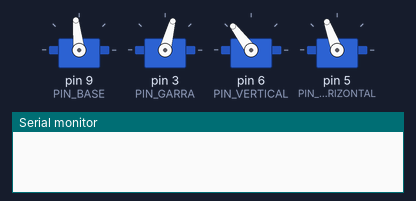
Recording of a program running on a simulated Arduino Uno, built with avr-gcc and run on an emulated ATmega328P. Parts: 4 × servo, the last lines printed to the serial monitor.

Above: at 0.1 s.
At 3.67 s:
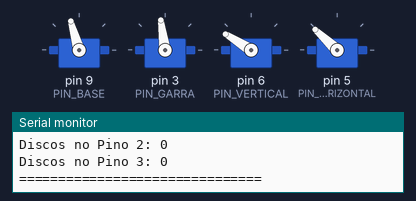
At 7.8 s:
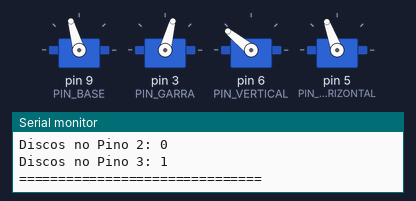
At 18.34 s:
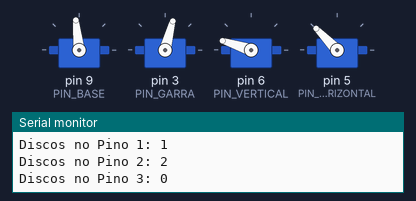
At 29.5 s:
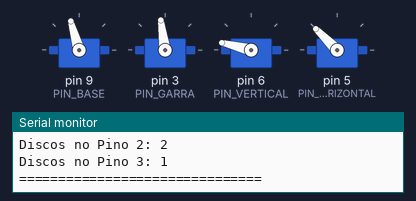
At 35.9 s:
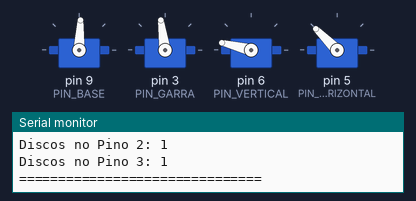
Timing chart, 0 to 40.0 s (numbered marks = the images above):
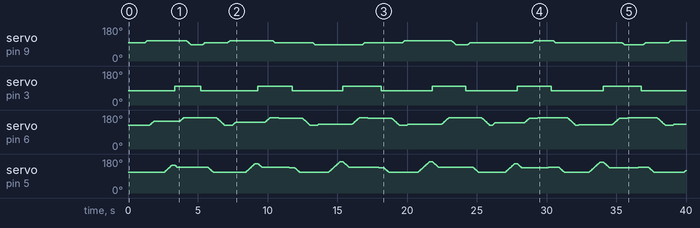

The program:

main.cpp
```cpp
#include <Arduino.h>
#include "braco_robotico.h"
#include "ferramentas.h"
#include "hanoi.h"
#include "defines.h"


void setup() {

  BracoRobotico braco_goat(PIN_BASE, PIN_GARRA, PIN_VERTICAL, PIN_HORIZONTAL);
  TorreHanoi torre(1, braco_goat);
  bool operacao;

  Serial.begin(9600);

  braco_goat.posicao_padrao();

  delay(1000);

  operacao = braco_goat.posicao_padrao();
  verificarOperacao("Posicao Padrao", operacao);

  torre.exibirStatus();
  operacao = resolverHanoi(3, 1, 3, 2, torre);

  verificarOperacao("Resolver Hanoi", operacao);
}

void loop() {}
```

braco_robotico.h
```cpp
#ifndef BRACOROBOTICO_H
#define BRACOROBOTICO_H

#include <Servo.h>
#include "ferramentas.h"

class BracoRobotico {
  protected:
    int POS_base,
        POS_garra,
        POS_vertical,
        POS_horizontal;

    Servo servo_base,
          servo_garra,
          servo_vertical,
          servo_horizontal;

    FerramentasMovimentacao movimentar;
    FerramentasExibicao exibir;

  public:
    BracoRobotico(int PIN_base, int PIN_garra, int PIN_vertical, int PIN_horizontal);

    bool inicializar();
    bool posicao_padrao();

    bool moverBase(int angulo);
    bool moverGarra(int angulo);
    bool moverHasteHorizontal(int angulo);
    bool moverHasteVertical(int angulo);

    void exibirStatus();

    ~BracoRobotico();
};

#endif
```

defines.h
```cpp
#define PIN_GARRA 3
#define PIN_HORIZONTAL 5
#define PIN_VERTICAL 6
#define PIN_BASE 9

// ===================================

#define PINO_ESQUERDO 106
#define PINO_CENTRAL 96
#define PINO_DIREITO 87

#define NIVEL_4_VERTICAL_CENTRAL 162
#define NIVEL_3_VERTICAL_CENTRAL 145
#define NIVEL_2_VERTICAL_CENTRAL 139
#define NIVEL_1_VERTICAL_CENTRAL 129

#define NIVEL_4_HORIZONTAL_CENTRAL 135
#define NIVEL_3_HORIZONTAL_CENTRAL 146
#define NIVEL_2_HORIZONTAL_CENTRAL 154
#define NIVEL_1_HORIZONTAL_CENTRAL 164

#define NIVEL_4_VERTICAL 166//165
#define NIVEL_3_VERTICAL 148
#define NIVEL_2_VERTICAL 141
#define NIVEL_1_VERTICAL 130

#define NIVEL_4_HORIZONTAL 137//138
#define NIVEL_3_HORIZONTAL 147
#define NIVEL_2_HORIZONTAL 155
#define NIVEL_1_HORIZONTAL 165

// ===================================

#define ANGULO_INICIALIZACAO_BASE 0
#define ANGULO_INICIALIZACAO_GARRA 90
#define ANGULO_INICIALIZACAO_HORIZONTAL 120
#define ANGULO_INICIALIZACAO_VERTICAL 90

#define POS_CALIBRACAO_BASE 180
#define POS_CALIBRACAO_GARRA 20
#define POS_CALIBRACAO_HORIZONTAL 160
#define POS_CALIBRACAO_VERTICAL 180


#define POS_PADRAO_BASE 96
#define POS_PADRAO_GARRA 60
#define POS_PADRAO_HORIZONTAL 110
#define POS_PADRAO_VERTICAL 127

#define GARRA_FECHADA 98//97
#define GARRA_ABERTA 75//60 //57
```

ferramentas.h
```cpp
#ifndef FERRAMENTAS_H
#define FERRAMENTAS_H

#include <Arduino.h>
#include "defines.h"
#include "servo.h"

class BracoRobotico;
// class Servo;

void verificarOperacao(const char *nome_operacao, bool sucesso);

class FerramentasExibicao {
    public:
        FerramentasExibicao() {};
        void exibirStatus(const BracoRobotico &braco_goat);
        void verificarOperacao(const char *nome_operacao, bool sucesso);
};

class FerramentasMovimentacao {
    public:
        FerramentasMovimentacao();
        int mover(Servo &servo_alvo, int ANG_inicial, int ANG_final);
};

class FerramentasMedicao {
    public:
        FerramentasMedicao() {};
        int anguloPino(int pino);
        int anguloServoVertical(int pino, int nivel);
        int anguloServoHorizontal(int pino, int nivel);
};

#endif
```

hanoi.h
```cpp
#ifndef HANOI_H
#define HANOI_H

#include "braco_robotico.h"
#include "ferramentas.h"

class TorreHanoi {
    protected:
        int nivelOrigem, nivelDestino,
            anguloPinoOrigem, anguloPinoDestino,
            anguloVertical, anguloHorizontal,
            anguloVerticalRecuo, anguloHorizontalRecuo,
            anguloVerticalSoltura, anguloHorizontalSoltura;

        int discosNoPino[3];
        BracoRobotico &braco_goat;
        FerramentasMedicao medir;

    public:
        TorreHanoi(int posicao_torre_inicial, BracoRobotico &braco_usado);

        void medicaoAngulos(int origem, int destino);

        bool moverDisco(int origem, int destino);

        bool resolverHanoi(int n, int origem, int destino, int aux);

        void exibirStatus();

        ~TorreHanoi();
};

bool resolverHanoi(int n, int origem, int destino, int aux, TorreHanoi &torre);

#endif
```

braco_robotico.cpp
```cpp
#include "braco_robotico.h"
#include "defines.h"
#include "ferramentas.h"


BracoRobotico::BracoRobotico(int PIN_base, int PIN_garra, int PIN_vertical, int PIN_horizontal)
: POS_base(POS_PADRAO_BASE), POS_garra(POS_PADRAO_GARRA), POS_vertical(POS_PADRAO_VERTICAL), POS_horizontal(POS_PADRAO_HORIZONTAL) {

    servo_base.attach(PIN_base);
    servo_base.write(POS_base);

    servo_garra.attach(PIN_garra);
    servo_garra.write(POS_garra);

    servo_vertical.attach(PIN_vertical);
    servo_vertical.write(POS_vertical);

    servo_horizontal.attach(PIN_horizontal);
    servo_horizontal.write(POS_horizontal);
}

BracoRobotico::~BracoRobotico() {
    servo_base.detach();
    servo_garra.detach();
    servo_vertical.detach();
    servo_horizontal.detach();
}

bool BracoRobotico::moverBase(int angulo) {
    POS_base = movimentar.mover(servo_base, POS_base, angulo);
    return true;
}
bool BracoRobotico::moverGarra(int angulo) {
    POS_garra = angulo;
    servo_garra.write(POS_garra);
    return true;
}
bool BracoRobotico::moverHasteHorizontal(int angulo) {
    POS_horizontal = movimentar.mover(servo_horizontal, POS_horizontal, angulo);
    return true;
}
bool BracoRobotico::moverHasteVertical(int angulo) {
    POS_vertical = movimentar.mover(servo_vertical, POS_vertical, angulo);
    return true;
}

bool BracoRobotico::posicao_padrao() {
    moverBase(POS_PADRAO_BASE);
    moverGarra(GARRA_ABERTA);
    moverHasteHorizontal(POS_PADRAO_HORIZONTAL);
    moverHasteVertical(POS_PADRAO_VERTICAL);
    return true;
}
bool BracoRobotico::inicializar() {
    moverBase(ANGULO_INICIALIZACAO_BASE);
    moverGarra(ANGULO_INICIALIZACAO_GARRA);
    moverHasteHorizontal(ANGULO_INICIALIZACAO_HORIZONTAL);
    moverHasteVertical(ANGULO_INICIALIZACAO_VERTICAL);
    return true;
}

void BracoRobotico::exibirStatus() {
    Serial.println("===============================");

    Serial.print("Base: ");
    Serial.println(POS_base);

    Serial.print("Garra: ");
    Serial.println(POS_garra);

    Serial.print("Vertical: ");
    Serial.println(POS_vertical);

    Serial.print("Horizontal: ");
    Serial.println(POS_horizontal);

    Serial.println("===============================");
}
```

ferramentas.cpp
```cpp
#include "ferramentas.h"


// ===========================================

int FerramentasMedicao::anguloPino(int pino) {
    switch (pino) {
        case 1: return PINO_ESQUERDO;
        case 2: return PINO_CENTRAL;
        case 3: return PINO_DIREITO;
        default: return PINO_CENTRAL;
    }
}

int FerramentasMedicao::anguloServoVertical(int pino, int nivel) {
    if (pino == 2) {
        switch (nivel) {
            case 1: return NIVEL_1_VERTICAL_CENTRAL;
            case 2: return NIVEL_2_VERTICAL_CENTRAL;
            case 3: return NIVEL_3_VERTICAL_CENTRAL;
            case 4: return NIVEL_4_VERTICAL_CENTRAL;
            default: return NIVEL_4_VERTICAL_CENTRAL;
        }
    } else {
        switch (nivel) {
        case 1: return NIVEL_1_VERTICAL;
        case 2: return NIVEL_2_VERTICAL;
        case 3: return NIVEL_3_VERTICAL;
        case 4: return NIVEL_4_VERTICAL;
        default: return NIVEL_4_VERTICAL_CENTRAL;
        }
    }
}

int FerramentasMedicao::anguloServoHorizontal(int pino, int nivel) {
    if (pino == 2) {
        switch (nivel) {
            case 1: return NIVEL_1_HORIZONTAL_CENTRAL;
            case 2: return NIVEL_2_HORIZONTAL_CENTRAL;
            case 3: return NIVEL_3_HORIZONTAL_CENTRAL;
            case 4: return NIVEL_4_HORIZONTAL_CENTRAL;
            default: return NIVEL_4_VERTICAL_CENTRAL;
        }
    } else {
        switch (nivel) {
        case 1: return NIVEL_1_HORIZONTAL;
        case 2: return NIVEL_2_HORIZONTAL;
        case 3: return NIVEL_3_HORIZONTAL;
        case 4: return NIVEL_4_HORIZONTAL;
        default: return NIVEL_4_VERTICAL_CENTRAL;
        }
    }
}

// ===========================================

void verificarOperacao(const char *nome_operacao, bool sucesso) {

    Serial.println("===============================");

    Serial.print("Operacao: ");
    Serial.println(nome_operacao);

    if (sucesso) {
        Serial.println("Status: SUCESSO");
    } else {
        Serial.println("Status: FALHA");
    }

    Serial.println("===============================");

}

// ===========================================

FerramentasMovimentacao::FerramentasMovimentacao() {}

int FerramentasMovimentacao::mover(Servo &servo_alvo, int ANG_inicial, int ANG_final) {
    if (ANG_inicial == ANG_final) return ANG_final;

    int diferenca = ANG_final - ANG_inicial;
    int i;

    if (diferenca < 0) {
        for (i = ANG_inicial; i >= ANG_final; i--) {
            servo_alvo.write(i);
            delay(15);

        }
    } else if (diferenca > 0) {
        for (i = ANG_inicial; i <= ANG_final; i++) {
            servo_alvo.write(i);
            delay(15);
        }
    }

    delay(200);
    return ANG_final;
}
```

hanoi.cpp
```cpp
#include "hanoi.h"

// ===========================================

TorreHanoi::TorreHanoi(int posicao_torre_inicial, BracoRobotico &braco_usado)
: discosNoPino{0}, braco_goat(braco_usado) {
    discosNoPino[posicao_torre_inicial - 1] = 3;
}
TorreHanoi::~TorreHanoi() {}

void TorreHanoi::medicaoAngulos(int origem, int destino) {
    nivelOrigem = discosNoPino[origem - 1];
    nivelDestino = discosNoPino[destino - 1] + 1;

    anguloPinoOrigem = medir.anguloPino(origem);
    anguloPinoDestino = medir.anguloPino(destino);

    anguloVertical = medir.anguloServoVertical(origem, nivelOrigem);
    anguloHorizontal= medir.anguloServoHorizontal(origem, nivelOrigem);

    anguloVerticalRecuo = medir.anguloServoVertical(origem, 4);
    anguloHorizontalRecuo = medir.anguloServoHorizontal(origem, 4);

    anguloVerticalSoltura = medir.anguloServoVertical(destino, 4);
    anguloHorizontalSoltura = medir.anguloServoHorizontal(destino, 4);
}

bool TorreHanoi::moverDisco(int origem, int destino) {

    medicaoAngulos(origem, destino);
    braco_goat.posicao_padrao();

    // 1. Ir até o pino de Origem em posição elevada
    braco_goat.moverGarra(GARRA_ABERTA);
    braco_goat.moverBase(anguloPinoOrigem);


    // 2. Descer para a altura do disco e Coletar
    braco_goat.moverHasteVertical(anguloVertical);
    delay(500);
    braco_goat.moverHasteHorizontal(anguloHorizontal);
    braco_goat.moverGarra(GARRA_FECHADA);

    // 3. Elevar o braço (Recuo / Altura Segura para transporte)
    braco_goat.moverHasteHorizontal(anguloHorizontalRecuo);
    braco_goat.moverHasteVertical(anguloVerticalRecuo);

    // 4. Giro da Base e Soltura do Disco
    braco_goat.moverBase(anguloPinoDestino);
    braco_goat.moverHasteVertical(anguloVerticalSoltura);
    delay(500);
    braco_goat.moverHasteHorizontal(anguloHorizontalSoltura);
    braco_goat.moverGarra(GARRA_ABERTA);

    Serial.println("===============================");
    Serial.print("Disco movido do pino ");
    Serial.print(origem);
    Serial.print(" para o pino ");
    Serial.println(destino);

    discosNoPino[origem - 1]--;
    discosNoPino[destino - 1]++;

    exibirStatus();

    return true;
}

void TorreHanoi::exibirStatus() {
    Serial.println("===============================");
    Serial.print("Discos no Pino 1: ");
    Serial.println(discosNoPino[0]);
    Serial.print("Discos no Pino 2: ");
    Serial.println(discosNoPino[1]);
    Serial.print("Discos no Pino 3: ");
    Serial.println(discosNoPino[2]);
    Serial.println("===============================");
}

// ===========================================

bool resolverHanoi(int n, int origem, int destino, int aux, TorreHanoi &torre) {
    if (n == 1) {
        // Caso Base: Mover apenas 1 disco diretamente
        torre.moverDisco(origem, destino);
        return true;
    }

    // 1. Mover n-1 discos da Origem para o Auxiliar
    resolverHanoi(n - 1, origem, aux, destino, torre);

    // 2. Mover o disco restante da Origem para o Destino
    torre.moverDisco(origem, destino);

    // 3. Mover n-1 discos do Auxiliar para o Destino
    resolverHanoi(n - 1, aux, destino, origem, torre);

    return true;
}
```

Measured:
- by itself, servo on pin 3 (PIN_GARRA): 75° → 98° at 3.4 s, → 75° 1.9 s later, → 98° 4.1 s later, → 75° 2.5 s later, … (12 changes in this stretch)
